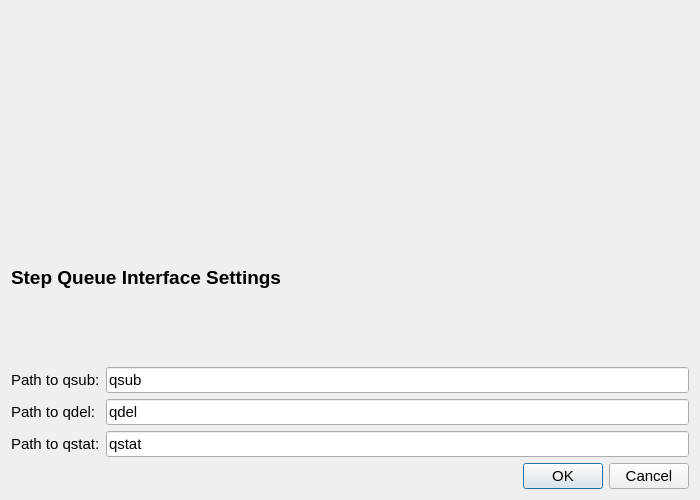
<?xml version="1.0" encoding="UTF-8"?>
<ui version="4.0">
 <class>PbsConfigDialog</class>
 <widget class="QDialog" name="PbsConfigDialog">
  <property name="geometry">
   <rect>
    <x>0</x>
    <y>0</y>
    <width>700</width>
    <height>500</height>
   </rect>
  </property>
  <property name="sizePolicy">
   <sizepolicy hsizetype="Maximum" vsizetype="Preferred">
    <horstretch>0</horstretch>
    <verstretch>0</verstretch>
   </sizepolicy>
  </property>
  <property name="font">
   <font>
    <pointsize>11</pointsize>
   </font>
  </property>
  <property name="windowTitle">
   <string>PBS Queue Configuration</string>
  </property>
  <layout class="QGridLayout" name="gridLayout">
   <item row="3" column="0">
    <widget class="QLabel" name="label_launch">
     <property name="sizePolicy">
      <sizepolicy hsizetype="Maximum" vsizetype="Preferred">
       <horstretch>0</horstretch>
       <verstretch>0</verstretch>
      </sizepolicy>
     </property>
     <property name="toolTip">
      <string>Command used to submit jobs to the PBS queue. Usually qsub.</string>
     </property>
     <property name="text">
      <string>Path to qsub:</string>
     </property>
     <property name="buddy">
      <cstring>edit_qsub</cstring>
     </property>
    </widget>
   </item>
   <item row="3" column="1" colspan="2">
    <widget class="QLineEdit" name="edit_qsub">
     <property name="toolTip">
      <string>Command used to submit jobs to the PBS queue. Usually qsub.</string>
     </property>
     <property name="text">
      <string>qsub</string>
     </property>
    </widget>
   </item>
   <item row="4" column="0">
    <widget class="QLabel" name="label_qdel">
     <property name="sizePolicy">
      <sizepolicy hsizetype="Maximum" vsizetype="Preferred">
       <horstretch>0</horstretch>
       <verstretch>0</verstretch>
      </sizepolicy>
     </property>
     <property name="toolTip">
      <string>Command used to delete jobs from the queue. Usually qdel.</string>
     </property>
     <property name="text">
      <string>Path to qdel:</string>
     </property>
     <property name="buddy">
      <cstring>edit_qdel</cstring>
     </property>
    </widget>
   </item>
   <item row="5" column="1" colspan="2">
    <widget class="QLineEdit" name="edit_qstat">
     <property name="toolTip">
      <string>Command used to check the PBS queue. Use qstat.</string>
     </property>
     <property name="text">
      <string>qstat</string>
     </property>
    </widget>
   </item>
   <item row="5" column="0">
    <widget class="QLabel" name="label_check">
     <property name="sizePolicy">
      <sizepolicy hsizetype="Maximum" vsizetype="Preferred">
       <horstretch>0</horstretch>
       <verstretch>0</verstretch>
      </sizepolicy>
     </property>
     <property name="toolTip">
      <string>Command used to check the PBS queue. Use qstat.</string>
     </property>
     <property name="text">
      <string>Path to qstat:</string>
     </property>
     <property name="buddy">
      <cstring>edit_qstat</cstring>
     </property>
    </widget>
   </item>
   <item row="4" column="1" colspan="2">
    <widget class="QLineEdit" name="edit_qdel">
     <property name="toolTip">
      <string>Command used to delete jobs from the queue. Usually qdel.</string>
     </property>
     <property name="text">
      <string>qdel</string>
     </property>
    </widget>
   </item>
   <item row="10" column="2">
    <widget class="QDialogButtonBox" name="buttonBox">
     <property name="orientation">
      <enum>Qt::Horizontal</enum>
     </property>
     <property name="standardButtons">
      <set>QDialogButtonBox::Cancel|QDialogButtonBox::Ok</set>
     </property>
    </widget>
   </item>
   <item row="2" column="0" colspan="3">
    <widget class="QLabel" name="label_4">
     <property name="text">
      <string>&lt;html&gt;&lt;head/&gt;&lt;body&gt;&lt;p&gt;&lt;span style=&quot; font-size:14pt; font-weight:600;&quot;&gt;Step Queue Interface Settings&lt;/span&gt;&lt;/p&gt;&lt;/body&gt;&lt;/html&gt;</string>
     </property>
    </widget>
   </item>
   <item row="1" column="0">
    <spacer name="verticalSpacer_2">
     <property name="orientation">
      <enum>Qt::Vertical</enum>
     </property>
     <property name="sizeType">
      <enum>QSizePolicy::Minimum</enum>
     </property>
     <property name="sizeHint" stdset="0">
      <size>
       <width>10</width>
       <height>10</height>
      </size>
     </property>
    </spacer>
   </item>
   <item row="0" column="0" colspan="3">
    <widget class="GlobalSearch::GlobalQueueInterfaceSettingsWidget" name="widget_globalQueueInterfaceSettings" native="true"/>
   </item>
  </layout>
 </widget>
 <customwidgets>
  <customwidget>
   <class>GlobalSearch::GlobalQueueInterfaceSettingsWidget</class>
   <extends>QWidget</extends>
   <header>globalsearch/queueinterfaces/globalqueueinterfacesettingswidget.h</header>
   <container>1</container>
  </customwidget>
 </customwidgets>
 <tabstops>
  <tabstop>edit_qsub</tabstop>
  <tabstop>edit_qdel</tabstop>
  <tabstop>edit_qstat</tabstop>
  <tabstop>buttonBox</tabstop>
 </tabstops>
 <resources/>
 <connections>
  <connection>
   <sender>buttonBox</sender>
   <signal>accepted()</signal>
   <receiver>PbsConfigDialog</receiver>
   <slot>accept()</slot>
   <hints>
    <hint type="sourcelabel">
     <x>523</x>
     <y>241</y>
    </hint>
    <hint type="destinationlabel">
     <x>157</x>
     <y>274</y>
    </hint>
   </hints>
  </connection>
  <connection>
   <sender>buttonBox</sender>
   <signal>rejected()</signal>
   <receiver>PbsConfigDialog</receiver>
   <slot>reject()</slot>
   <hints>
    <hint type="sourcelabel">
     <x>523</x>
     <y>241</y>
    </hint>
    <hint type="destinationlabel">
     <x>286</x>
     <y>274</y>
    </hint>
   </hints>
  </connection>
 </connections>
</ui>
